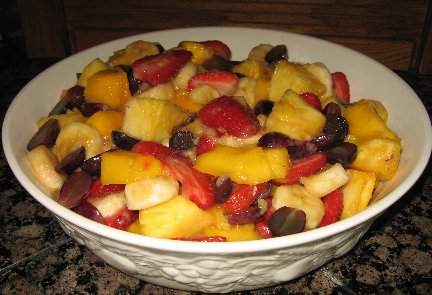
#> input picture computer_vision/lab/img/fruit2.jpg, 432 x 295 px
$ python lab4_first_edge_detection.py
#> lines starting #> are read from the running program, lines starting #| are printed output that depends on the picture
import cv2
readimg =  cv2.imread('./img/fruit2.jpg')
#> readimg is the input picture: shape (295, 432, 3); mean B, G, R 53.5, 90.8, 124.9
maskSobelX = [[-1,0,1], [-2,0,2], [-1,0,1]]
maskSobelY = [[1,2,1], [0,0,0], [-1,-2,-1]]

mOutImg = readimg.copy()
#extract height and width
height, width, channel=readimg.shape
#> height = 295; width = 432; channel = 3
print(width,height,channel)
#| 432 295 3

# Temporary Arrays for Sobel Calculations
pTmpXB = (width*height)*[0]
pTmpXG = (width*height)*[0]
pTmpXR = (width*height)*[0]
pTmpYB = (width*height)*[0]
pTmpYG = (width*height)*[0]
pTmpYR = (width*height)*[0]
#initailize image to black or 0
mOutImg = mOutImg*0
#> mOutImg: shape (295, 432, 3); every value is 0

# Sobel Filtering
#apply mask to original image
for i in range(1,height-1):
    for j in range(1,width-1):
        newValueBx = 0
        newValueGx = 0
        newValueRx = 0
        newValueBy = 0
        newValueGy = 0
        newValueRy = 0
        # I1(i+k-1,j+l-1)*k(k,l) --> mc=k; mr=l
        for mr in range(3):
            for mc in range(3):
                # I1(i+k-1,j+l-1)
                r,g,b = readimg[i+mc-1,j+mr-1]
                # K(k,l) = maskSobelX[mr][mc]
                newValueBx += maskSobelX[mr][mc]*b
                newValueGx += maskSobelX[mr][mc]*g
                newValueRx += maskSobelX[mr][mc]*r
                newValueBy += maskSobelY[mr][mc]*b
                newValueGy += maskSobelY[mr][mc]*g
                newValueRy += maskSobelY[mr][mc]*r
        pTmpYB[i*width+j] = newValueBy
        pTmpYG[i*width+j] = newValueGy
        pTmpYR[i*width+j] = newValueRy
        pTmpXB[i*width+j] = newValueBx
        pTmpXG[i*width+j] = newValueGx
        pTmpXR[i*width+j] = newValueRx
#> after the loop, pTmpXB = 127440 items; pTmpXG = 127440 items; pTmpXR = 127440 items; pTmpYB = 127440 items; pTmpYG = 127440 items; pTmpYR = 127440 items

# Absolute Values of Sobel Responses
# convert to positive
for i in range(1,height-1):
    for j in range(1,width-1):
        constBVal1,constGVal1,constRVal1=pTmpXB[i*width+j],pTmpXG[i*width+j],pTmpXR[i*width+j]
        constBVal2,constGVal2,constRVal2=pTmpYB[i*width+j],pTmpYG[i*width+j],pTmpYR[i*width+j]
        if constBVal1<0:
            constBVal1 = -constBVal1
        if constGVal1<0:
            constGVal1 = -constGVal1
        if constRVal1<0:
            constRVal1 = -constRVal1
        if constBVal2<0:
            constBVal2 = -constBVal2
        if constGVal2<0:
            constGVal2 = -constGVal2
        if constRVal2<0:
            constRVal2 = -constRVal2
        pTmpXB[i*width+j] = constBVal1+constBVal2
        pTmpXG[i*width+j] = constGVal1+constGVal2
        pTmpXR[i*width+j] = constRVal1+constRVal2
#new max and min of picture
minB=minG=minR=100000000
maxB=maxG=maxR=-100000000
for i in range(1,height-1):
    for j in range(1,width-1):
        newValueB=pTmpXB[i*width+j]
        newValueG=pTmpXG[i*width+j]
        newValueR=pTmpXR[i*width+j]
        if(newValueB<minB):
            minB = newValueB
        if(newValueB>maxB):
            maxB = newValueB
        if(newValueG<minG):
            minG = newValueG
        if(newValueG>maxG):
            maxG = newValueG
        if(newValueR<minR):
            minR = newValueR
        if(newValueR>maxR):
            maxR = newValueR
#> after the loop, maxB = 1046; maxG = 1034; maxR = 1124; minB = 0; minG = 0; minR = 0
# Normalization:
# normalize number --> can be range from 0 to 1 (original from 0 to 255)
constBVal1 = (float(255.0/(maxB-minB)))
#> constBVal1 = 0.244
constBVal2 = (float(-255.0*minB/(maxB-minB)))
#> constBVal2 = 0
constGVal1 = (float(255.0/(maxG-minG)))
#> constGVal1 = 0.247
constGVal2 = (float(-255.0*minG/(maxG-minG)))
#> constGVal2 = 0
constRVal1 = (float(255.0/(maxR-minR)))
#> constRVal1 = 0.227
constRVal2 = (float(-255.0 * minR/(maxR-minR)))
#> constRVal2 = 0

# Apply Normalized Values and Store in Output Image
for i in range(1,height-1):
    for j in range(1,width-1):
        newValueB = pTmpXB[i*width+j]
        newValueG = pTmpXG[i*width+j]
        newValueR = pTmpXR[i*width+j]
        newValueB = constBVal1*newValueB+constBVal2
        newValueG = constGVal1*newValueG+constGVal2
        newValueR = constRVal1*newValueR+constRVal2
        if newValueB<0:
            newValueB = 0
        if newValueB>255:
            newValueB = 255
        if newValueG<0:
            newValueG = 0
        if newValueG>255:
            newValueG = 255
        if newValueR<0:
            newValueR = 0
        if newValueR>255:
            newValueR = 255
        mOutImg[i,j] = [newValueB,newValueG,newValueR]
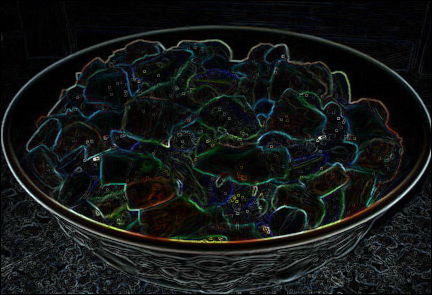
#> mOutImg: shape (295, 432, 3); mean B, G, R 22.2, 23, 19.7

pTmpXB = []
pTmpXG = []
pTmpXR = []
pTmpYB = []
pTmpYG = []
pTmpYR = []
#print(mOutImg)
cv2.namedWindow("Origin",cv2.WINDOW_NORMAL)
cv2.moveWindow("Origin",0,0)
cv2.imshow("Origin",readimg)

cv2.namedWindow("Sobel Edge Detection",cv2.WINDOW_NORMAL)
cv2.moveWindow("Sobel Edge Detection",width,0)
cv2.imshow("Sobel Edge Detection",mOutImg)

cv2.waitKey(0)
cv2.destroyAllWindows()

$ run again, with computer_vision/lab/img/fruit1.jpg copied over computer_vision/lab/img/fruit2.jpg
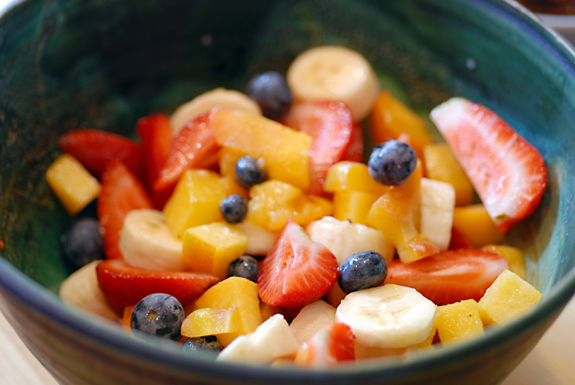
#> input picture computer_vision/lab/img/fruit1.jpg, 575 x 385 px
#> readimg is the input picture: shape (385, 575, 3); mean B, G, R 68, 97.8, 128.9
#| 575 385 3
#> after the loop `for i in range(1,height-1):`: pTmpXB = 221375 items
#> after the loop `for i in range(1,height-1):`: maxB = 1358; maxG = 1436; maxR = 1382; minB = 0
#> constBVal1 = 0.188
#> constBVal2 = 0
#> constGVal1 = 0.178
#> constGVal2 = 0
#> constRVal1 = 0.185
#> constRVal2 = 0
#> after the loop `for i in range(1,height-1):`:
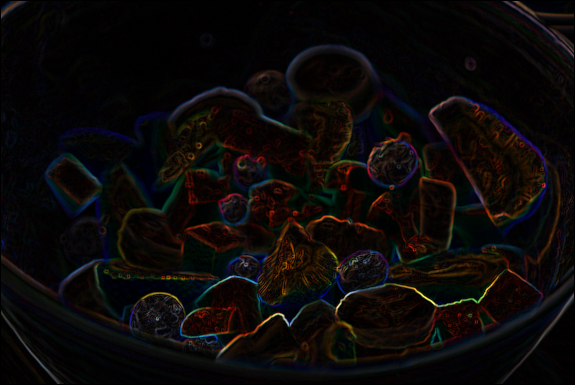
#> mOutImg: shape (385, 575, 3); mean B, G, R 8.5, 9.2, 12.3

$ run again, with computer_vision/lab/img/fruit3.jpg copied over computer_vision/lab/img/fruit2.jpg
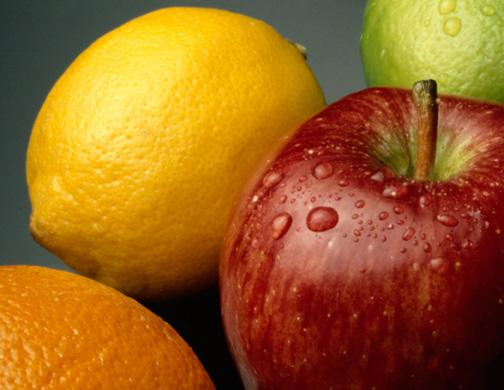
#> input picture computer_vision/lab/img/fruit3.jpg, 504 x 390 px
#> readimg is the input picture: shape (390, 504, 3); mean B, G, R 32.1, 98.1, 155.4
#| 504 390 3
#> after the loop `for i in range(1,height-1):`: pTmpXB = 196560 items
#> after the loop `for i in range(1,height-1):`: maxB = 754; maxR = 660; minB = 0
#> constBVal1 = 0.338
#> constBVal2 = 0
#> constGVal1 = 0.338
#> constGVal2 = 0
#> constRVal1 = 0.386
#> constRVal2 = 0
#> after the loop `for i in range(1,height-1):`:
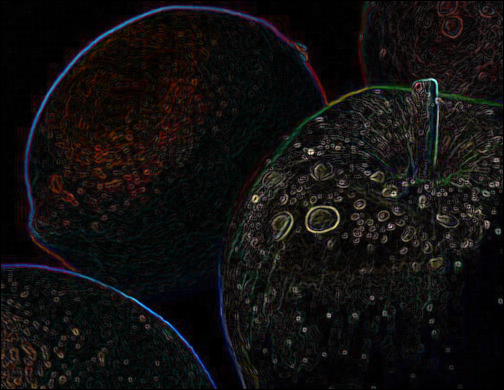
#> mOutImg: shape (390, 504, 3); mean B, G, R 15.7, 15.8, 17.5
